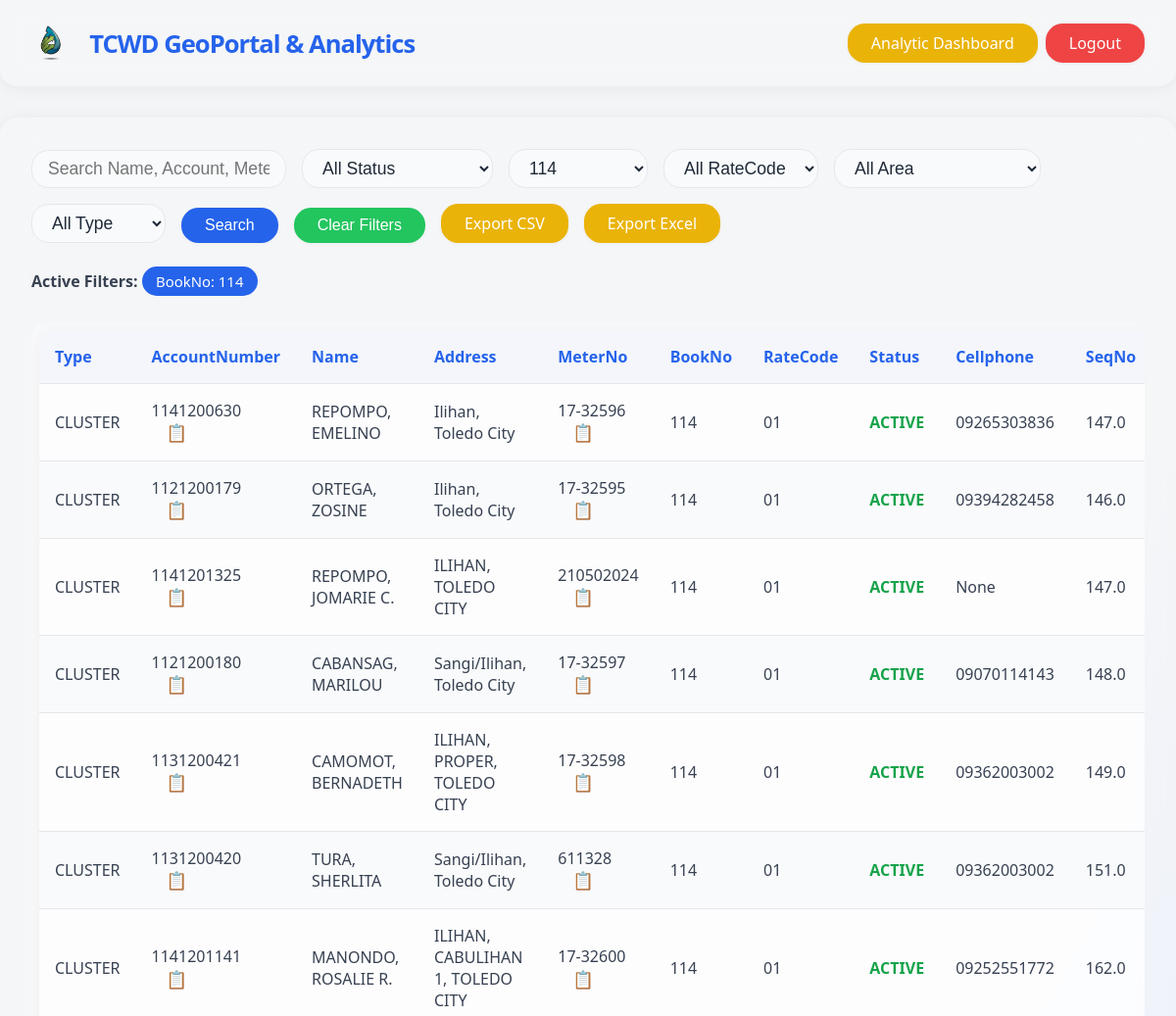
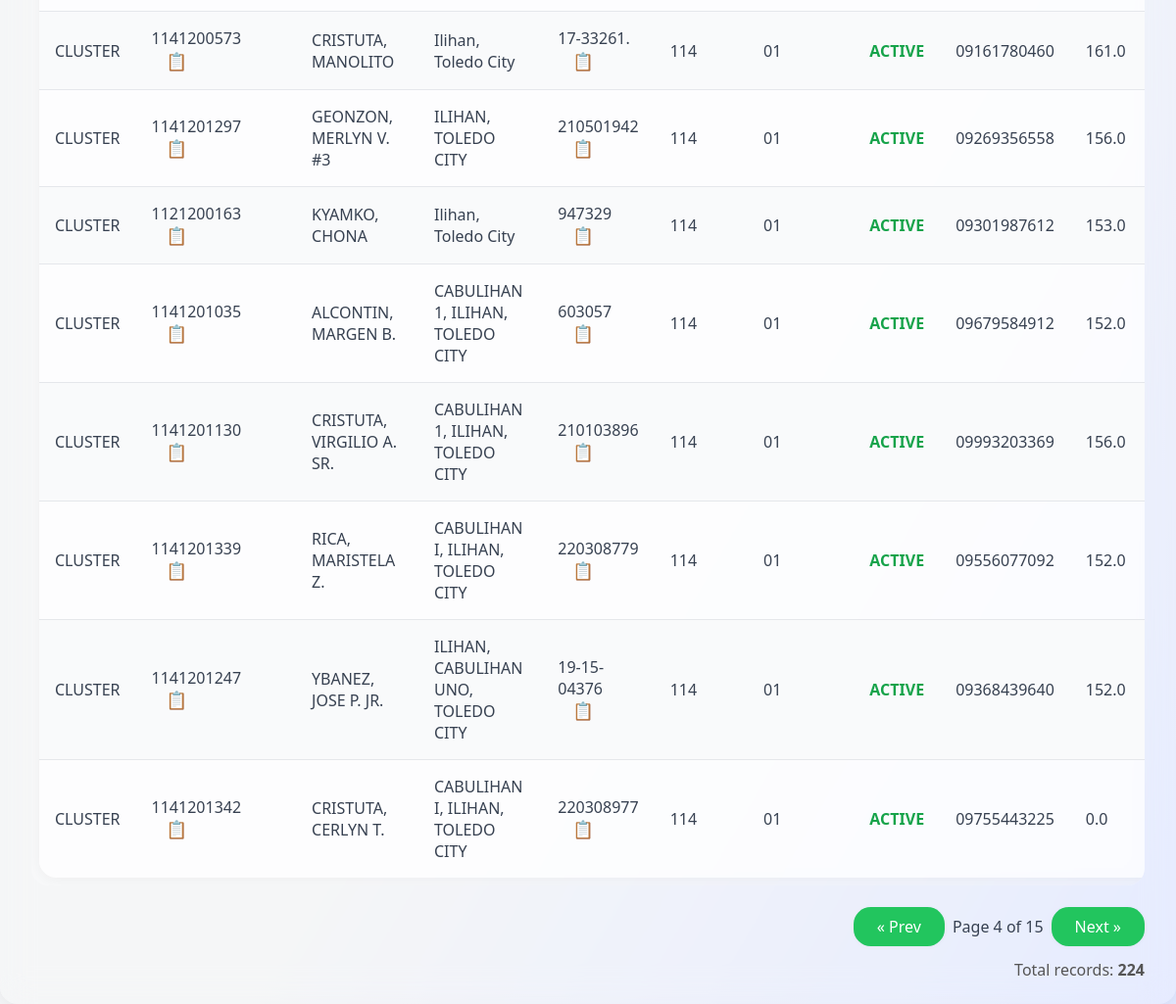
Screenshot of /?q=&status=&bookno=114&ratecode=&area=&type=&page=4 (signed in) with the database file from the repository (2 pictures, top to bottom).
### tables this page shows
CREATE TABLE "database" (
"Type" TEXT,
  "AccountNumber" TEXT,
  "Name" TEXT,
  "Address" TEXT,
  "MeterNo" TEXT,
  "BookNo" TEXT,
  "RateCode" TEXT,
  "Status" TEXT,
  "Cellphone" TEXT,
  "SeqNo" REAL,
  "AREA" TEXT,
  "x" REAL,
  "y" REAL,
  "PRVReading" REAL,
  "PRSReading" REAL,
  "CumUsed" REAL,
  "BillAmount" REAL
);

### app.py (the view)
@app.route('/')
def index():
    if not session.get('logged_in'):
        return redirect(url_for('login'))
    search = request.args.get('q', '')
    status = request.args.get('status', '')
    bookno = request.args.get('bookno', '')
    ratecode = request.args.get('ratecode', '')
    area = request.args.get('area', '')
    type_ = request.args.get('type', '')
    page = int(request.args.get('page', 1))
    try:
        query = """
            SELECT Type, AccountNumber, Name, Address, MeterNo, BookNo, RateCode, Status,
                   Cellphone, SeqNo, AREA, x, y, PRVReading, PRSReading, CumUsed, BillAmount
            FROM "database" WHERE 1=1
        """
        params = []
        if search:
            query += " AND (Name LIKE ? OR AccountNumber LIKE ? OR MeterNo LIKE ?)"
            like_term = f"%{search}%"
            params.extend([like_term, like_term, like_term])
        if status:
            query += " AND Status = ?"
            params.append(status)
        if bookno:
            query += " AND BookNo = ?"
            params.append(bookno)
        if ratecode:
            query += " AND RateCode = ?"
            params.append(ratecode)
        if area:
            query += " AND AREA = ?"
            params.append(area)
        if type_:
            query += " AND Type = ?"
            params.append(type_)
        offset = (page - 1) * ITEMS_PER_PAGE
        paginated_query = query + " LIMIT ? OFFSET ?"
        params_for_count = params.copy()
        params.extend([ITEMS_PER_PAGE, offset])
        conn = get_db_connection()
        rows = conn.execute(paginated_query, params).fetchall()
        rows = [dict(row) for row in rows]
        all_statuses = [row['Status'] for row in conn.execute('SELECT DISTINCT Status FROM "database"').fetchall()]
        all_booknos = [row['BookNo'] for row in conn.execute('SELECT DISTINCT BookNo FROM "database"').fetchall()]
        all_ratecodes = [row['RateCode'] for row in conn.execute('SELECT DISTINCT RateCode FROM "database"').fetchall()]
        all_areas = [row['AREA'] for row in conn.execute('SELECT DISTINCT AREA FROM "database"').fetchall()]
        all_types = [row['Type'] for row in conn.execute('SELECT DISTINCT Type FROM "database"').fetchall()]
        all_booknos = sorted(all_booknos, key=bookno_sort_key)
        count_query = "SELECT COUNT(*) FROM (SELECT * FROM \"database\" WHERE 1=1"
        count_params = []
        if search:
            count_query += " AND (Name LIKE ? OR AccountNumber LIKE ? OR MeterNo LIKE ?)"
            count_params.extend([like_term, like_term, like_term])
        if status:
            count_query += " AND Status = ?"
            count_params.append(status)
        if bookno:
            count_query += " AND BookNo = ?"
            count_params.append(bookno)
        if ratecode:
            count_query += " AND RateCode = ?"
            count_params.append(ratecode)
        if area:
            count_query += " AND AREA = ?"
            count_params.append(area)
        if type_:
            count_query += " AND Type = ?"
            count_params.append(type_)
        count_query += ")"
        total_rows = conn.execute(count_query, count_params).fetchone()[0]
        columns = [description[0] for description in conn.execute('SELECT * FROM "database" LIMIT 1').description]
        conn.close()
        total_pages = max(1, (total_rows + ITEMS_PER_PAGE - 1) // ITEMS_PER_PAGE)
        return render_template(
            'index.html',
            rows=rows,
            columns=columns,
            search=search,
            statuses=all_statuses,
            selected_status=status,
            booknos=all_booknos,
            selected_bookno=bookno,
            ratecodes=all_ratecodes,
            selected_ratecode=ratecode,
            areas=all_areas,
            selected_area=area,
            types=all_types,
            selected_type=type_,
            page=page,
            total_pages=total_pages,
            total_rows=total_rows,
            zip=zip
        )
    except Exception as e:
        return render_template('error.html', message="A database error occurred. Please contact support.", error=str(e)), 500

### app.py (called while the page is built)
def get_db_connection():
    conn = sqlite3.connect(DATABASE)
    conn.row_factory = sqlite3.Row
    return conn

def bookno_sort_key(val):
    if val is None:
        return (2, "")
    val = str(val)
    return (1, int(val)) if val.isdigit() else (0, val.upper())

### templates/index.html (shortened to what this page needs)
<!DOCTYPE html>
<html lang="en">
<head>
    <link rel="stylesheet" href="{{ url_for('static', filename='style.css') }}">
    <link rel="stylesheet" href="https://code.jquery.com/ui/1.13.0/themes/base/jquery-ui.css">
</head>
<body>
    <div class="header">
  <div style="display: flex; align-items: center; gap:1.2rem;">
    <img src="{{ url_for('static', filename='materials/logo.png') }}"
         alt="TCWD Logo"
         style="height: 2.5rem;">
    <span class="title">TCWD GeoPortal & Analytics</span>
  </div>
  <div class="header-buttons">
    <a href="{{ url_for('dashboard') }}"
       target="_blank"
       class="btn accent">
      Analytic Dashboard
    </a>
    <a href="{{ url_for('logout') }}"
       class="btn danger">
      Logout
    </a>
  </div>
</div>
    <div class="card">
        <form class="filter-form" method="get" action="{{ url_for('index') }}" id="filterForm" autocomplete="off">
            <input type="text" id="searchBox" name="q" placeholder="Search Name, Account, Meter" value="{{ search }}" aria-label="Search">
            <select name="status" aria-label="Status">
                <option value="">All Status</option>
            </select>
            <select name="bookno" aria-label="Book Number">
                {% for b in booknos %}
                    <option value="{{ b }}" {% if selected_bookno == b %}selected{% endif %}>{{ b }}</option>
                {% endfor %}
            </select>
            <select name="ratecode" aria-label="Rate Code">
                <option value="">All RateCode</option>
            </select>
            <select name="area" aria-label="Area">
                <option value="">All Area</option>
            </select>
            <select name="type" aria-label="Type">
                <option value="">All Type</option>
            </select>
            <button type="submit" class="btn" id="searchBtn">Search</button>
            <button type="button" class="btn secondary" id="clearFiltersBtn" tabindex="0">Clear Filters</button>
            <a href="{{ url_for('export', q=search, status=selected_status, bookno=selected_bookno, ratecode=selected_ratecode, area=selected_area, type=selected_type, format='csv') }}"
                class="btn accent" id="exportCsvBtn"
                {% if not rows %}aria-disabled="true" style="pointer-events:none;opacity:0.5;"{% endif %}>
                Export CSV
            </a>
            <a href="{{ url_for('export', q=search, status=selected_status, bookno=selected_bookno, ratecode=selected_ratecode, area=selected_area, type=selected_type, format='excel') }}"
                class="btn accent" id="exportXlsBtn"
                {% if not rows %}aria-disabled="true" style="pointer-events:none;opacity:0.5;"{% endif %}>
                Export Excel
            </a>
        </form>
        <div class="active-filters">
            {% set filters = [] %}
            {% if filters %}
                <div style="margin-bottom: 1rem;">
                    <strong>Active Filters:</strong>
                    {% for f in filters %}
                        <span class="filter-chip">{{ f }}</span>
                    {% endfor %}
                </div>
            {% endif %}
        </div>
        <div class="table-responsive">
            <table>
                <thead>
                    <tr>
                        {% for col in columns %}
                            <th>{{ col }}</th>
                        {% endfor %}
                    </tr>
                </thead>
                <tbody>
                    {% if rows %}
                        {% for row in rows %}
                            <tr class="data-row" data-row='{{ row|tojson }}' tabindex="0" aria-label="Show details">
                                {% for col in columns %}
                                    {% if col == 'Status' %}
                                        <td>
                                            <span class="{% if row[col]|lower == 'active' %}
                                                    status-active
                                                {% elif row[col]|lower == 'disconnected' %}
                                                    status-disconnected
                                                {% else %}
                                                    status-other
                                                {% endif %}">
                                                {{ row[col] }}
                                            </span>
                                        </td>
                                    {% else %}
                                        <td>
                                            {{ row[col] }}
                                            {% if col in ['AccountNumber', 'MeterNo'] and row[col] %}
                                                <button class="copy-btn" data-copy="{{ row[col] }}" title="Copy {{ col }}" tabindex="0">📋</button>
                                            {% endif %}
                                        </td>
                                    {% endif %}
                                {% endfor %}
                            </tr>
                        {% endfor %}
                    {% endif %}
                </tbody>
            </table>
        </div>
        <div class="pagination">
            {% if page > 1 %}
                <a href="{{ url_for('index', q=search, status=selected_status, bookno=selected_bookno, ratecode=selected_ratecode, area=selected_area, type=selected_type, page=page-1) }}" class="btn secondary">&laquo; Prev</a>
            {% endif %}
            <span>Page {{ page }} of {{ total_pages }}</span>
            {% if page < total_pages %}
                <a href="{{ url_for('index', q=search, status=selected_status, bookno=selected_bookno, ratecode=selected_ratecode, area=selected_area, type=selected_type, page=page+1) }}" class="btn secondary">Next &raquo;</a>
            {% endif %}
        </div>
        <div class="table-summary">
            <span>Total records: <strong>{{ total_rows }}</strong></span>
        </div>
    </div>
</body>
</html>

### static/style.css (style rules this page uses)
:root { --primary: #2563eb; --primary-hover: #1d4ed8; --secondary: #22c55e; --secondary-hover: #16a34a; --accent: #eab308; --accent-hover: #ca8a04; --danger: #ef4444; --danger-hover: #dc2626; --gray-bg: #f3f4f6; --gray-card: #fff; --gray-border: #e5e7eb; --gray-text: #374151; --text-dark: #1f2937; --shadow: 0 2px 16px 0 rgba(0,0,0,0.05); --radius: 1.1rem; --transition: .18s cubic-bezier(.4,0,.2,1); --focus-ring: 0 0 0 3px #93c5fd; }
body { margin: 0; min-height: 100vh; background: linear-gradient(120deg, #f3f4f6 60%, #e0e7ff 100%); background-attachment: fixed; font-family: 'Segoe UI', 'Helvetica Neue', Arial, 'Liberation Sans', sans-serif; color: var(--gray-text); position: relative; z-index: 0; }
.header { display: flex; justify-content: space-between; align-items: center; background: rgba(255,255,255,0.2); padding: 1.5rem 2rem; box-shadow: var(--shadow); border-radius: 0 0 var(--radius) var(--radius); margin-bottom: 2rem; backdrop-filter: blur(12px); -webkit-backdrop-filter: blur(12px); }
.header .title { font-size: 1.6rem; font-weight: 700; letter-spacing: -1px; color: var(--primary); }
.btn { display: inline-block; font-size: 1rem; font-weight: 500; padding: 0.55rem 1.5rem; border: none; outline: none; border-radius: var(--radius); background: var(--primary); color: #fff; cursor: pointer; transition: all 0.2s ease-in-out; box-shadow: 0 1px 4px 0 rgba(0,0,0,0.04); text-decoration: none; }
.btn.secondary { background: var(--secondary); }
.btn.accent { background: var(--accent); color: #fff; }
.btn.danger { background: var(--danger); }
.card { background: rgba(255, 255, 255, 0.2); border-radius: var(--radius); box-shadow: var(--shadow); padding: 2rem 2rem 1.5rem 2rem; backdrop-filter: blur(16px); -webkit-backdrop-filter: blur(16px); }
.filter-chip { background: var(--primary); color: #fff; display: inline-block; padding: 0.3rem 0.9rem; border-radius: 2em; font-size: 0.93rem; margin-right: 0.5em; margin-bottom: 0.2em; }
.filter-form { display: flex; flex-wrap: wrap; gap: 1rem; align-items: flex-end; margin-bottom: 1.5rem; }
.filter-form input[type="text"], .filter-form select { font-size: 1.1rem; padding: 0.5rem 1rem; border-radius: var(--radius); border: 1.5px solid var(--gray-border); background: #f8fafc; color: var(--text-dark); transition: border-color var(--transition); }
.table-responsive { overflow-x: auto; margin-top: 1.5rem; background: rgba(255, 255, 255, 0.2); backdrop-filter: blur(10px); -webkit-backdrop-filter: blur(10px); border-radius: var(--radius); padding: 0.5rem; }
.card .table-responsive tbody { background: rgba(255, 255, 255, 0.2); }
table { width: 100%; border-collapse: separate; border-spacing: 0; background: rgba(255,255,255,0.5); border-radius: var(--radius); box-shadow: var(--shadow); overflow: hidden; backdrop-filter: blur(10px); -webkit-backdrop-filter: blur(10px); }
th, td { padding: 1rem; text-align: left; border-bottom: 1.5px solid var(--gray-border); }
th { background: #f4f6fb; font-weight: 600; color: var(--primary); position: sticky; top: 0; z-index: 2; }
tr:last-child td { border-bottom: none; }
tr.data-row { transition: background 0.13s; }
tbody tr:nth-child(even) { background: #f9fafb; }
.status-active { color: var(--secondary-hover); font-weight: 600; }
.copy-btn, .copy-btn-modal { background: transparent; border: none; cursor: pointer; color: var(--primary); font-size: 1.1rem; margin-left: 0.5em; vertical-align: middle; outline: none; transition: color 0.18s; }
.pagination { display: flex; gap: 0.5rem; justify-content: flex-end; align-items: center; margin-top: 1.4rem; }
.table-summary { margin-top: 0.8rem; text-align: right; color: #555; font-size: 1rem; }
.header-buttons { display: flex; align-items: center; gap: 0.5rem; margin-left: auto; }

### rows the page displays
database: Type "CLUSTER" "1141200630" "REPOMPO, EMELINO" "Ilihan, Toledo City" "17-32596" "114" "01" "09265303836" "147.0", Status "ACTIVE"
database: Type "CLUSTER" "1121200179" "ORTEGA, ZOSINE" "Ilihan, Toledo City" "17-32595" "114" "01" "09394282458" "146.0", Status "ACTIVE"
database: Type "CLUSTER" "1141201325" "REPOMPO, JOMARIE C." "ILIHAN, TOLEDO CITY" "210502024" "114" "01" "None" "147.0", Status "ACTIVE"
database: Type "CLUSTER" "1121200180" "CABANSAG, MARILOU" "Sangi/Ilihan, Toledo City" "17-32597" "114" "01" "09070114143" "148.0", Status "ACTIVE"
database: Type "CLUSTER" "1131200421" "CAMOMOT, BERNADETH" "ILIHAN, PROPER, TOLEDO CITY" "17-32598" "114" "01" "09362003002" "149.0", Status "ACTIVE"
database: Type "CLUSTER" "1131200420" "TURA, SHERLITA" "Sangi/Ilihan, Toledo City" "611328" "114" "01" "09362003002" "151.0", Status "ACTIVE"
database: Type "CLUSTER" "1141201141" "MANONDO, ROSALIE R." "ILIHAN, CABULIHAN 1, TOLEDO CITY" "17-32600" "114" "01" "09252551772" "162.0", Status "ACTIVE"
database: Type "CLUSTER" "1141200573" "CRISTUTA, MANOLITO" "Ilihan, Toledo City" "17-33261." "114" "01" "09161780460" "161.0", Status "ACTIVE"
database: Type "CLUSTER" "1141201297" "GEONZON, MERLYN V. #3" "ILIHAN, TOLEDO CITY" "210501942" "114" "01" "09269356558" "156.0", Status "ACTIVE"
database: Type "CLUSTER" "1121200163" "KYAMKO, CHONA" "Ilihan, Toledo City" "947329" "114" "01" "09301987612" "153.0", Status "ACTIVE"
database: Type "CLUSTER" "1141201035" "ALCONTIN, MARGEN B." "CABULIHAN 1, ILIHAN, TOLEDO CITY" "603057" "114" "01" "09679584912" "152.0", Status "ACTIVE"
database: Type "CLUSTER" "1141201130" "CRISTUTA, VIRGILIO A. SR." "CABULIHAN 1, ILIHAN, TOLEDO CITY" "210103896" "114" "01" "09993203369" "156.0", Status "ACTIVE"
database: Type "CLUSTER" "1141201339" "RICA, MARISTELA Z." "CABULIHAN I, ILIHAN, TOLEDO CITY" "220308779" "114" "01" "09556077092" "152.0", Status "ACTIVE"
database: Type "CLUSTER" "1141201247" "YBANEZ, JOSE P. JR." "ILIHAN, CABULIHAN UNO, TOLEDO CITY" "19-15-04376" "114" "01" "09368439640" "152.0", Status "ACTIVE"
database: Type "CLUSTER" "1141201342" "CRISTUTA, CERLYN T." "CABULIHAN I, ILIHAN, TOLEDO CITY" "220308977" "114" "01" "09755443225" "0.0", Status "ACTIVE"

### other values shown
{{ f }} "BookNo: 114"
{{ col }} "Type" "AccountNumber" "Name" "Address" "MeterNo" "BookNo" "RateCode" "Status" "Cellphone" "SeqNo"
{{ page }} "4"
{{ total_pages }} "15"
{{ total_rows }} "224"
form field bookno "114"
